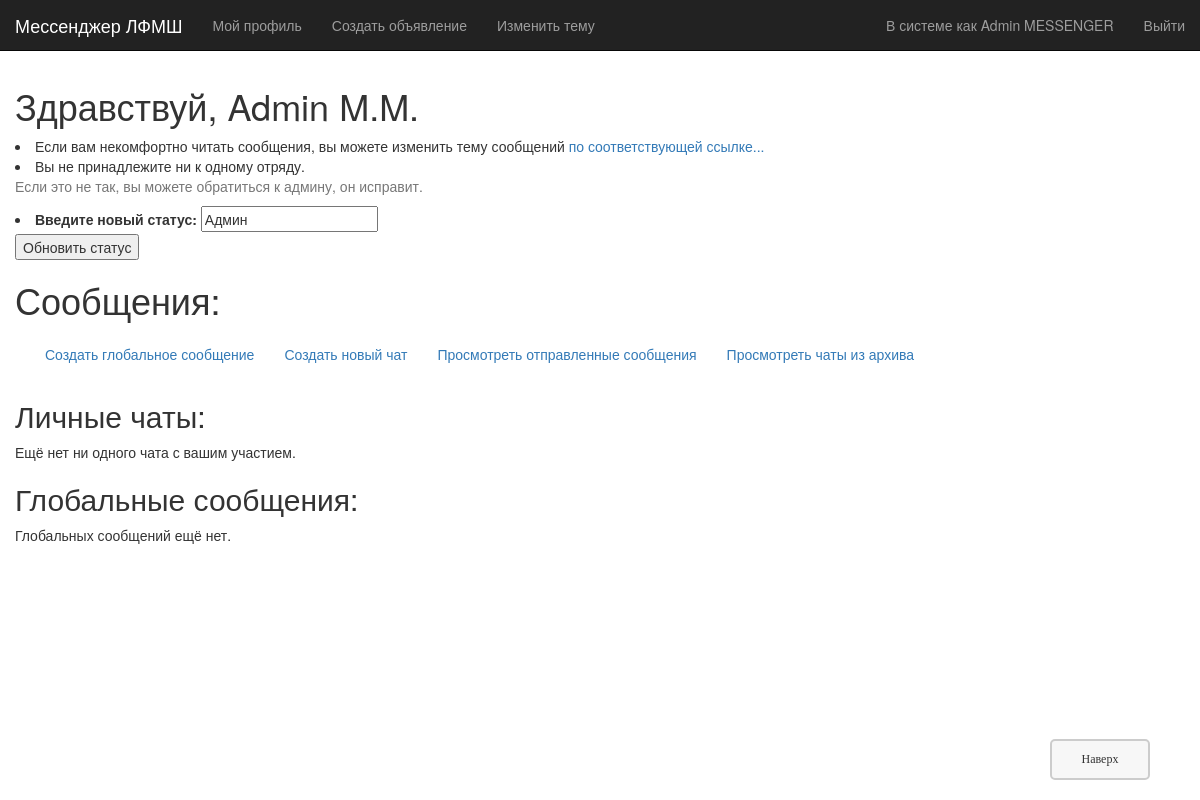
/messenger/messages/ (signed in), run on an earlier commit of the app's database.
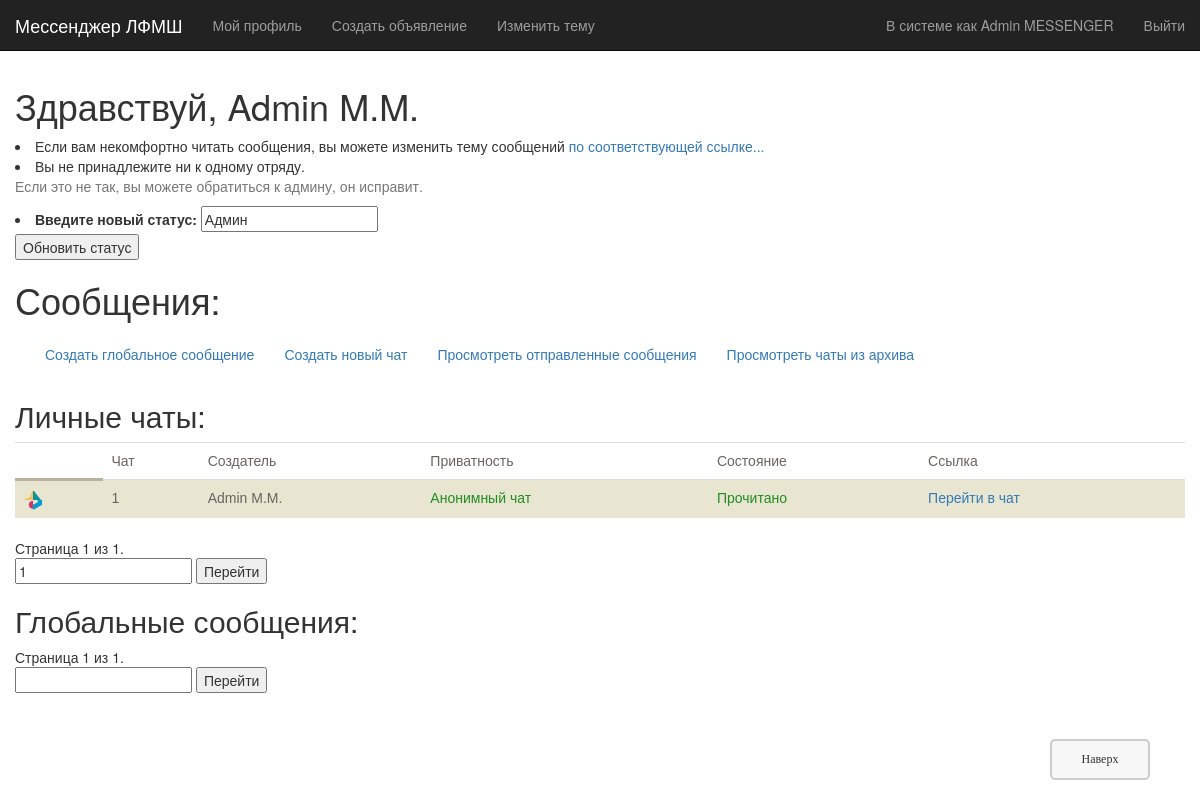
And on a later commit of the database.
### lfmsh/models.py (models this page shows, shortened)
class account(models.Model):
    user = models.OneToOneField(User, on_delete=models.CASCADE, verbose_name="Пользователь:")
    id = models.UUIDField(primary_key=True, default=uuid.uuid4, help_text="Уникальный ID аккаунта.")#, editable=False)
    first_name = models.CharField(max_length=40, default='Not stated', verbose_name="Имя:")        #   Имя
    middle_name = models.CharField(max_length=40, default='Not stated', verbose_name="Отчество:")  #   Отчество
    last_name = models.CharField(max_length=40, default='Not stated', verbose_name="Фамилия:")     #   Фамилия
    party = models.IntegerField(default=0, verbose_name="Отряд:")
    account_status = models.CharField(max_length=100, default='', blank=True, verbose_name="Статус:")
    theme_self = models.ForeignKey('theme', default=None, blank=True, null=True, on_delete=models.SET_NULL, verbose_name="Тема аккаунта:")
    class Meta:
        ordering = ["party", "last_name"]
        permissions = (
            ("staff_", "Принадлежность к персоналу"),
            ("register", "Может регистрировать пользователей"),
            ("edit_users", "Может изменять пользователей"),
            ("ant_edit", "Может принимать заявки"),
        )
    def __str__(self):
        return f'{self.last_name} {self.first_name[0]}.{self.middle_name[0]}.'
    def short_name(self):
        return f'{self.last_name} {self.first_name}'

class chat(models.Model):
    cnt = models.IntegerField(default=1, editable=False)
    name = models.CharField(max_length=50, default='', verbose_name='Название чата:')
    description = models.CharField(max_length=500, default='', verbose_name='Описание чата:')
    creator = models.ForeignKey('account', related_name='creator_chat', on_delete=models.CASCADE, null=True, verbose_name="Создатель:")
    anonim = models.BooleanField(default=False, verbose_name='Если вы хотите сделать чат анонимным, поставьте здесь галочку. Этот параметр неизменяем.')
    anonim_legacy = models.BooleanField(default=False, verbose_name='Поставьте галочку, если хотите разрешить участникам отправлять анонимные сообщения.')
    chat_ico = models.ImageField(verbose_name="Иконка чата:", null=True)
    id = models.UUIDField(primary_key=True, default=uuid.uuid4, help_text="Уникальный ID чата.")
    def get_absolute_url(self):
        return reverse('chats-n', args=[str(self.id)]) if chat_valid.objects.get(what_chat=self).avaliable else None
    def anonim_status(self):
        return 'Анонимный чат' if self.anonim else \
               'Анонимные сообщения разрешены' if self.anonim_legacy\
                else 'Все сообщения публичные'
    def get_img(self):
        return static(f'images/{self.chat_ico}')
    class Meta:
        ordering = ["name"]

class chat_and_acc(models.Model):
    id = models.UUIDField(primary_key=True, default=uuid.uuid4, help_text="Уникальный ID.")
    what_chat = models.ForeignKey('chat', on_delete=models.CASCADE, null=True, verbose_name="Чат:")
    what_acc = models.ForeignKey('account', on_delete=models.CASCADE, null=True, verbose_name="Аккаунт:")
    readen = models.BooleanField(default=False, editable=False)

### lfmsh/views.py (the view)
# urls.py: 2. Add a URL to urlpatterns:  path('', views.home, name='home')
@login_required
def home(request):
    chat_valid_all = list(chat_valid.objects.exclude(avaliable=False))
    list_id_chats = []
    for i in chat_valid_all:
        if i.getting_access(request.user.account):
            list_id_chats.append(i.what_chat.id)
    mess_pr = chat.objects.filter(id__in=list_id_chats)
    chat_and_acc_all = chat_and_acc.objects.filter(what_chat__in=mess_pr).filter(what_acc=request.user.account)
    mess_pub = message.objects.filter(receiver=None)
    paginator1 = Paginator(mess_pr, 25)
    paginator2 = Paginator(mess_pub, 10)
    page1 = request.GET.get('page1')
    page2 = request.GET.get('page2')
    try:
        items1 = paginator1.page(page1)
    except PageNotAnInteger:
        items1 = paginator1.page(1)
    except EmptyPage:
        items1 = paginator1.page(paginator1.num_pages)
    try:
        items2 = paginator2.page(page2)
    except PageNotAnInteger:
        items2 = paginator2.page(1)
    except EmptyPage:
        items2 = paginator2.page(paginator2.num_pages)
    if request.method == 'POST':
        form = SetStatus(request.POST)
        if form.is_valid():
            account_ = account.objects.get(id=request.user.account.id)
            new_status = form.cleaned_data['status']
            account_.account_status = new_status
            account_.save()
            return redirect('messages')
    else:
        status = request.user.account.account_status
        form = SetStatus(initial={'status': status,})
    context={'items1': items1, 'items2': items2, 'form': form, 'readen_status': chat_and_acc_all, 'theme': ger_active_theme(request.user.account),
             'postfix': f'_{ger_active_theme(request.user.account).postfix}' if ger_active_theme(request.user.account) else ''}
    return render(
        request,
        'messenger/messages.html',
        context=context,
    )

### lfmsh/forms.py (shortened to what this page needs)
class SetStatus(forms.Form):
    status = forms.CharField(max_length=50, required=False, label="Введите новый статус:")

### lfmsh/models.py (called while the page is built, shortened)
def ger_active_theme(acc: account, delete=False, new=''):
    return acc.theme_self

    def from_db_value(self, value, expression, connection):
        if value is None:
            return []
        return json.loads(value)

    def getting_access(self, acc: account):
        for i in self.list_members:
            if f'{acc.id}' == f'{i}': return True
        return False

### lfmsh/templates/messenger/messages.html (shortened to what this page needs)
{% extends "base_generic.html" %}
{% block content %}
<h1>Здравствуй, {{ request.user.account }}</h1>
<form action="" method="post"><ui>
    <li>Если вам некомфортно читать сообщения, вы можете изменить тему сообщений <a href="{% url 'list-themes' %}">по соответствующей ссылке...</a></li>
    {% if request.user.account.party != 0 %}
    <li>Отряд: {{ request.user.account.party }}</li>
    {% else %}
    <li>Вы не принадлежите ни к одному отряду.</li>
    {% endif %}
    <p class="text-muted">Если это не так, вы можете обратиться к админу, он исправит.</p>
    {{ form.as_ul }}
    <input type="submit" value="Обновить статус" />
</ui></form>
<h1>Сообщения:</h1>
<div class="container-fluid">
    <ul class="nav navbar-nav navbar-left">
        <li><a href="{% url 'messages-new' %}">Создать глобальное сообщение</a></li>
        <li><a href="{% url 'chats-new' %}">Создать новый чат</a></li>
        <li><a href="{% url 'messages-edit' %}">Просмотреть отправленные сообщения</a></li>
        <li><a href="{% url 'chats-archived' %}">Просмотреть чаты из архива</a></li>
    </ul>
</div>
<h2>Личные чаты:</h2>
<div id="chats">
    {% include 'messenger/update_chats.html' %}
</div>
<h2>Глобальные сообщения:</h2>
<div id="globals">
    {% include 'messenger/update_globals.html' %}
</div>
<a href="#top" title="В начало" tabindex="-1" class="topbutton">Наверх</a>
{% endblock %}

### lfmsh/templates/base_generic.html (shortened to what this page needs)
<!DOCTYPE html>
<html lang="ru">
<head>
  <link rel="stylesheet" href="https://maxcdn.bootstrapcdn.com/bootstrap/3.3.7/css/bootstrap.min.css">
  {% load static %}
  <link rel="stylesheet" href="{% static 'css/styles.css' %}">
</head>
<body>
    <div class="top-panel">
    <nav class="navbar navbar-inverse navbar-static-top navbar-fixed-top">
        <div class="container-fluid">
            <div class="navbar-header">
                <a class="navbar-brand" href="{% url 'index' %}">Мессенджер ЛФМШ</a>
            </div>
            <div class="navbar-collapse collapse" id="bs-example-navbar-collapse-1">
                <ul class="nav navbar-nav navbar-left">
                    {% if user.is_authenticated %}
                    <li><a href="{% url 'messages' %}">Мой профиль</a></li>
                    <li><a href="{% url 'plans' %}">Создать объявление</a></li>
                    <li><a href="{% url 'list-themes' %}">Изменить тему</a></li>
                    {% endif %}
                </ul>
                <ul class="nav navbar-nav navbar-right">
                    {% if user.is_authenticated %}
                        <li><p class="navbar-text">В системе как {{ request.user.account.short_name }}</p></li>
                        <li><a href="{% url 'logout' %}?next={% url 'index' %}">Выйти</a></li>
                    {% else %}
                        <li><p class="navbar-text navbar-rigth">Вы не авторизированы в системе</p></li>
                        <li><a href="{% url 'login' %}">Войти</a></li>
                    {% endif %}
                </ul>
            </div>
        </div>
    </nav>
    </div>
    <div class="container-fluid main">
        <div class="row">
            <div class="col-sm-12" style="margin-top: 66px;margin-bottom: 66px;">
                {% block content %}
                {% endblock %}
            </div>
        </div>
    </div>
</body>
</html>

### lfmsh/templates/messenger/update_chats.html (shortened to what this page needs)
{% if items1 %}
<table class="table">
    <th class="th">
        <td class="td">Чат</td>
        <td class="td">Создатель</td>
        <td class="td">Приватность</td>
        <td class="td">Состояние</td>
        <td class="td">Ссылка</td>
    </th>
    {% for element in items1 %}
    {% load static %}
    <tr class="tr">
        <td class="td"><img src="{{ element.get_img }}" /></td>
        <td class="td">{{ element.name }}</td>
        <td class="td">{{ element.creator }}</td>
        <td class="td"><span {% if element.anonim %} class="green" {% elif not element.anonim_legacy %} class="red" {% endif %}>
            {{ element.anonim_status }}</span></td>
        {% for el2 in readen_status %}
        {% if el2.what_chat.id == element.id %}
        <td class="td">{% if el2.readen %}
            <span class="green">Прочитано</span>{% else %}<span class="red">Не прочитано</span>{% endif %}</td>
        {% endif %}
        {% endfor %}
        <td class="td"><a href="{{ element.get_absolute_url }}">Перейти в чат</a></td>
    </tr>
    {% endfor %}
</table>
<span class="page-current">
    Страница {{ items1.number }} из {{ items1.paginator.num_pages }}.
</span>
<form method="GET" action="{% url 'messages' %}">
    <input type="text" name="page1" value="{{ items1.number }}" />
    <button type="submit">Перейти</button>
</form>
{% else %}
    <p>Ещё нет ни одного чата с вашим участием.</p>
{% endif %}

### lfmsh/templates/messenger/update_globals.html (shortened to what this page needs)
{% if items2 %}
<span class="page-current">
    Страница {{ items2.number }} из {{ items2.paginator.num_pages }}.
</span>
<form method="GET" action="{% url 'messages' %}">
    <input type="text" name="page1" value="{{ messages.number }}" />
    <button type="submit">Перейти</button>
</form>
{% else %}
    <p>Глобальных сообщений ещё нет.</p>
{% endif %}

### lfmsh/static/css/styles.css (style rules this page uses)
.green { color: forestgreen; }
.table { font-family: "Lucida Sans Unicode", "Lucida Grande", Sans-Serif; border-collapse: collapse; color: #686461; }
.th { border-bottom: 3px solid #B9B29F; padding: 10px; text-align: left; }
.td { padding: 10px; }
.tr:nth-child(even) { background: #E8E6D1; }
.topbutton { width:100px; border:2px solid #ccc; background:#f7f7f7; text-align:center; padding:10px; position:fixed; bottom:20px; right:50px; cursor:pointer; color:#333; font-family:verdana; font-size:12px; border-radius: 5px; -moz-border-radius: 5px; -webkit-border-radius: 5px; -khtml-border-radius: 5px; }

What changed in the data, as far as the page shows it:
added chat: get_img (picture), name "1", creator "Admin M.M.", anonim_status "Анонимный чат"
added chat_and_acc: readen "Прочитано"
Also different on the page:
{{ items1.number }}: (not shown) → "1"
{{ items1.paginator.num_pages }}: (not shown) → "1"
form field page1: (not shown) → "1"
{{ items2.number }}: (not shown) → "1"
{{ items2.paginator.num_pages }}: (not shown) → "1"
text no longer shown: "Ещё нет ни одного чата с вашим участием. Глобальных сообщений ещё нет."
text now shown: "Чат Создатель Приватность Состояние Ссылка Страница из . Перейти Страница из . Перейти"
